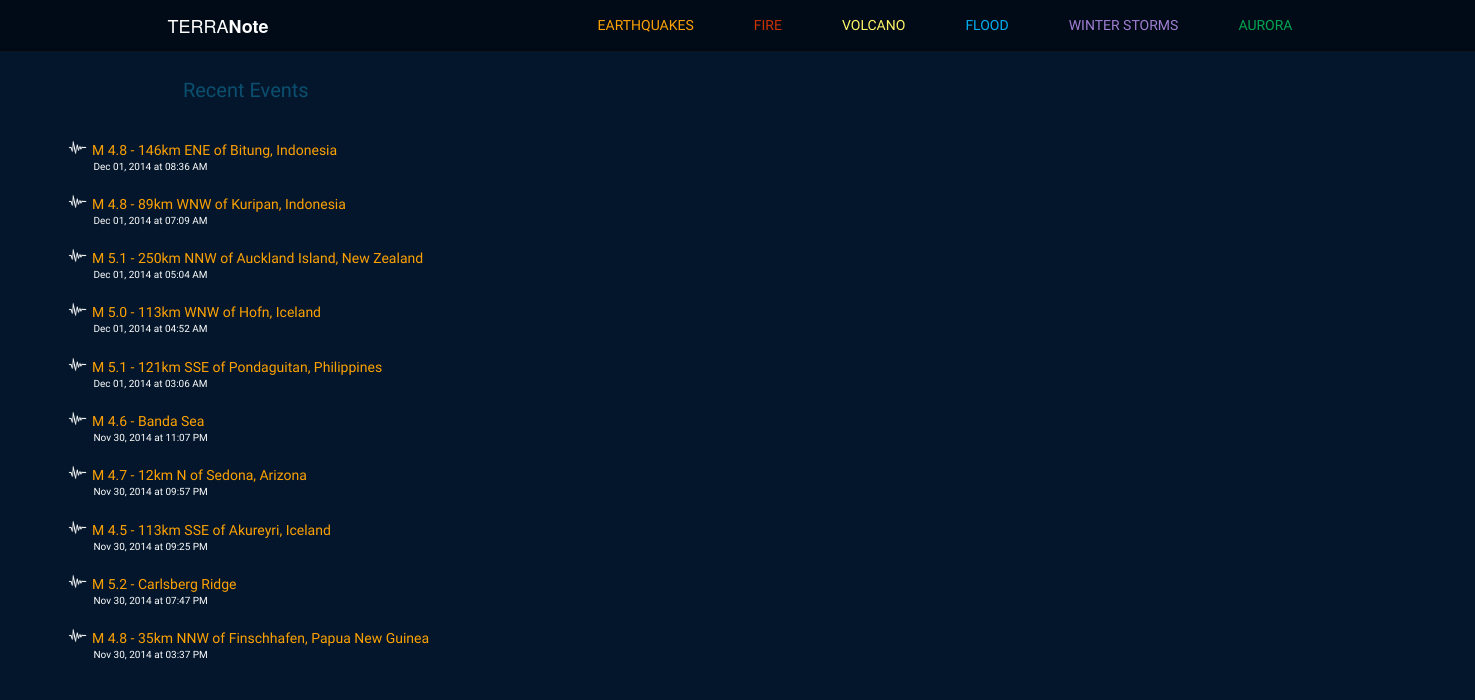
Before: / with the older database file.
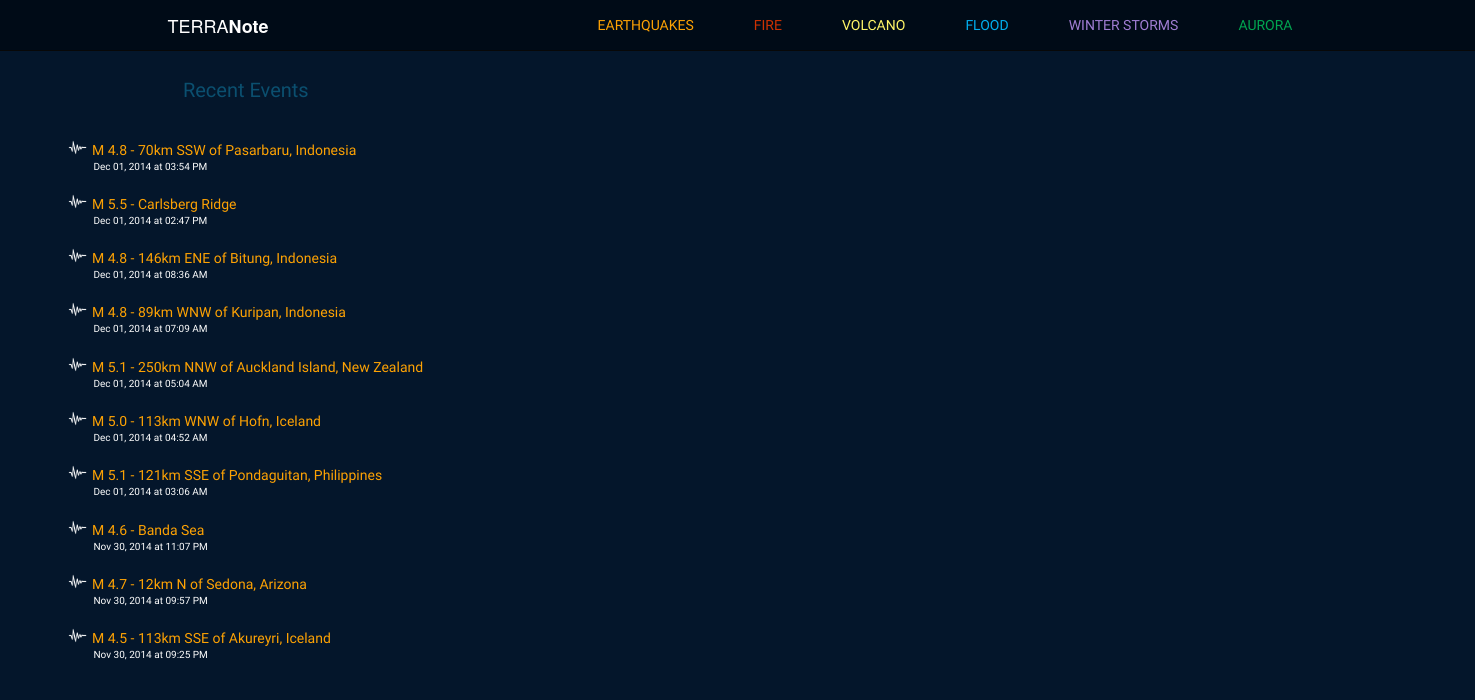
After: the same page with the newer database file.
### model.py (models this page shows)
class Quake(Base):
    __tablename__ = "quakes"
    quake_id = Column(String(50), primary_key = True)
    quake_title = Column(String, nullable = False)
    quake_type = Column(String(25), nullable = False)
    magnitude = Column(Float, nullable = False)
    place = Column(String, nullable = False)
    latitude = Column(Float, nullable = False)
    longitude = Column(Float, nullable = False)
    depth = Column(Float, nullable = False)
    quake_datetime = Column(DateTime, nullable = False)
    url = Column(String, nullable = False)
    seismictype = Column(String, nullable = False)
    status = Column(String, nullable = False)
    felt = Column(Integer, nullable = True)
    tsunami = Column(Integer, nullable = True)
    recordtime = Column(DateTime, nullable = False)

### note.py (the view)
@app.route("/")
def home_map():
	topten = db_session.query(Quake).order_by(Quake.quake_datetime.desc()).limit(10)
	cols = Quake.__table__.columns
	json_compiled = {}
	for quake in topten:
		json_compiled[quake.quake_id] = {}
		json_compiled[quake.quake_id]['lat'] = quake.latitude
		json_compiled[quake.quake_id]['lng'] = quake.longitude
		json_compiled[quake.quake_id]['title'] = quake.quake_title
		json_compiled[quake.quake_id]['id'] = quake.quake_id
	print json_compiled
	recent_quakes = db_session.query(Quake).order_by(Quake.quake_datetime.desc()).limit(10)
	return render_template("home.html", recent_quakes=recent_quakes, top_ten=json_compiled)

### templates/home.html (shortened to what this page needs)
{% extends 'base.html' %}
{% block body %}
<div class="col-sm-4" class="event-list">
	<div class="col-sm-1"></div>
		<div class="col-sm-10" class="event-list" id="userpoint">
			<div class="row">
				<div id="recent-events">Recent Events</div>
			</div>
			<div class="row">
				{% for quake in recent_quakes %}
					<div class="quake-list">
						<img class="small-icon" src="/static/images/quake-icon.png"/>
						<div class="recent-title quake-orange"><a href="/quakes/{{ quake.quake_id }}">{{ quake.quake_title }}</a></div>
						<div class="recent-datetime">{{ quake.quake_datetime.strftime('%b %d, %Y at %I:%M %p') }}</div>
					</div>
				{% endfor %}
			</div>
		</div>
	<div class="col-sm-1"></div>
</div>
    <div class="col-sm-8">
        <div class="event-map" id="home-map"></div>
    </div>
{% endblock %}

Changed rows visible on the page:
no longer on this page (row edited): Quake: quake_title "M 5.2 - Carlsberg Ridge", quake_datetime "Nov 30, 2014 at 07:47 PM"
no longer on this page (row unchanged): Quake: quake_title "M 4.8 - 35km NNW of Finschhafen, Papua New Guinea", quake_datetime "Nov 30, 2014 at 03:37 PM"
added Quake: quake_title "M 4.8 - 70km SSW of Pasarbaru, Indonesia", quake_datetime "Dec 01, 2014 at 03:54 PM"
added Quake: quake_title "M 5.5 - Carlsberg Ridge", quake_datetime "Dec 01, 2014 at 02:47 PM"
